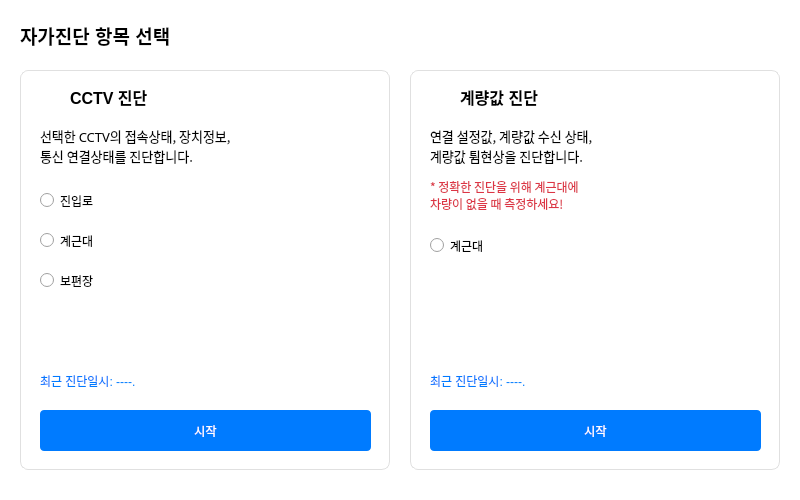
<?xml version="1.0" encoding="UTF-8"?>
<ui version="4.0">
 <class>Dialog</class>
 <widget class="QDialog" name="Dialog">
  <property name="geometry">
   <rect>
    <x>0</x>
    <y>0</y>
    <width>800</width>
    <height>500</height>
   </rect>
  </property>
  <property name="windowTitle">
   <string>Dialog</string>
  </property>
  <property name="styleSheet">
   <string notr="true">#Dialog {
	background-color: #ffffff;
}

#QWidget{
	background: white;
	border-radius: 8px;
	box-shadow: 0 1px 3px rgba(0,0,0,0.1);
    border: 1px solid #e0e0e0;
}

#widget{
	background: white;
	border-radius: 8px;
    border: 1px solid #e0e0e0;
}

#widget_2{
	background: white;
	border-radius: 8px;
    border: 1px solid #e0e0e0;
}

#cctv_date, #weight_date {
	color: #007bff;
}

#weight_warning {
	color: #dc3545
}

#cctv_measure_btn, #weight_measure_btn {
	background: #007bff;
    color: white;
    border: none;
    border-radius: 4px;
}</string>
  </property>
  <widget class="QLabel" name="title">
   <property name="geometry">
    <rect>
     <x>20</x>
     <y>20</y>
     <width>301</width>
     <height>31</height>
    </rect>
   </property>
   <property name="font">
    <font>
     <family>Arial</family>
     <pointsize>14</pointsize>
     <weight>75</weight>
     <bold>true</bold>
    </font>
   </property>
   <property name="text">
    <string>자가진단 항목 선택</string>
   </property>
  </widget>
  <widget class="QWidget" name="widget" native="true">
   <property name="geometry">
    <rect>
     <x>20</x>
     <y>70</y>
     <width>370</width>
     <height>400</height>
    </rect>
   </property>
   <property name="styleSheet">
    <string notr="true">#widget{
	background: white;
	border-radius: 8px;
    border: 1px solid #e0e0e0;
}</string>
   </property>
   <widget class="QLabel" name="label_2">
    <property name="geometry">
     <rect>
      <x>20</x>
      <y>15</y>
      <width>24</width>
      <height>24</height>
     </rect>
    </property>
    <property name="text">
     <string/>
    </property>
    <property name="pixmap">
     <pixmap>../img/Cam.png</pixmap>
    </property>
   </widget>
   <widget class="QLabel" name="cctv_measure">
    <property name="geometry">
     <rect>
      <x>50</x>
      <y>14</y>
      <width>191</width>
      <height>25</height>
     </rect>
    </property>
    <property name="font">
     <font>
      <family>Arial</family>
      <pointsize>12</pointsize>
      <weight>75</weight>
      <bold>true</bold>
     </font>
    </property>
    <property name="text">
     <string>CCTV 진단</string>
    </property>
   </widget>
   <widget class="QLabel" name="cctv_desc">
    <property name="geometry">
     <rect>
      <x>20</x>
      <y>50</y>
      <width>311</width>
      <height>51</height>
     </rect>
    </property>
    <property name="font">
     <font>
      <family>Agency FB</family>
      <pointsize>10</pointsize>
     </font>
    </property>
    <property name="text">
     <string>선택한 CCTV의 접속상태, 장치정보, 
통신 연결상태를 진단합니다.</string>
    </property>
   </widget>
   <widget class="QLabel" name="cctv_date">
    <property name="geometry">
     <rect>
      <x>20</x>
      <y>300</y>
      <width>241</width>
      <height>21</height>
     </rect>
    </property>
    <property name="styleSheet">
     <string notr="true">#label_5 {
	color: #007bff;
}</string>
    </property>
    <property name="text">
     <string>최근 진단일시: ----.</string>
    </property>
   </widget>
   <widget class="QPushButton" name="cctv_measure_btn">
    <property name="geometry">
     <rect>
      <x>20</x>
      <y>340</y>
      <width>331</width>
      <height>41</height>
     </rect>
    </property>
    <property name="styleSheet">
     <string notr="true">#pushButton {
	background: #007bff;
    color: white;
    border: none;
    border-radius: 4px;
}</string>
    </property>
    <property name="text">
     <string>시작</string>
    </property>
   </widget>
   <widget class="QRadioButton" name="cctv_radio1">
    <property name="geometry">
     <rect>
      <x>20</x>
      <y>120</y>
      <width>101</width>
      <height>21</height>
     </rect>
    </property>
    <property name="text">
     <string>진입로</string>
    </property>
   </widget>
   <widget class="QRadioButton" name="cctv_radio2">
    <property name="geometry">
     <rect>
      <x>20</x>
      <y>160</y>
      <width>89</width>
      <height>21</height>
     </rect>
    </property>
    <property name="text">
     <string>계근대</string>
    </property>
   </widget>
   <widget class="QRadioButton" name="cctv_radio3">
    <property name="geometry">
     <rect>
      <x>20</x>
      <y>200</y>
      <width>89</width>
      <height>21</height>
     </rect>
    </property>
    <property name="text">
     <string>보편장</string>
    </property>
   </widget>
  </widget>
  <widget class="QWidget" name="widget_2" native="true">
   <property name="geometry">
    <rect>
     <x>410</x>
     <y>70</y>
     <width>370</width>
     <height>400</height>
    </rect>
   </property>
   <property name="styleSheet">
    <string notr="true">#widget_2{
	background: white;
	border-radius: 8px;
    border: 1px solid #e0e0e0;
}</string>
   </property>
   <widget class="QLabel" name="label_6">
    <property name="geometry">
     <rect>
      <x>20</x>
      <y>15</y>
      <width>24</width>
      <height>24</height>
     </rect>
    </property>
    <property name="text">
     <string/>
    </property>
    <property name="pixmap">
     <pixmap>../img/Weight.png</pixmap>
    </property>
   </widget>
   <widget class="QLabel" name="weight_measure">
    <property name="geometry">
     <rect>
      <x>50</x>
      <y>14</y>
      <width>191</width>
      <height>25</height>
     </rect>
    </property>
    <property name="font">
     <font>
      <family>Arial</family>
      <pointsize>12</pointsize>
      <weight>75</weight>
      <bold>true</bold>
     </font>
    </property>
    <property name="text">
     <string>계량값 진단</string>
    </property>
   </widget>
   <widget class="QLabel" name="weight_desc">
    <property name="geometry">
     <rect>
      <x>20</x>
      <y>50</y>
      <width>321</width>
      <height>51</height>
     </rect>
    </property>
    <property name="font">
     <font>
      <family>Agency FB</family>
      <pointsize>10</pointsize>
     </font>
    </property>
    <property name="text">
     <string>연결 설정값, 계량값 수신 상태,
계량값 튐현상을 진단합니다.</string>
    </property>
   </widget>
   <widget class="QLabel" name="weight_date">
    <property name="geometry">
     <rect>
      <x>20</x>
      <y>300</y>
      <width>241</width>
      <height>21</height>
     </rect>
    </property>
    <property name="styleSheet">
     <string notr="true">#label_9 {
	color: #007bff;
}</string>
    </property>
    <property name="text">
     <string>최근 진단일시: ----.</string>
    </property>
   </widget>
   <widget class="QPushButton" name="weight_measure_btn">
    <property name="geometry">
     <rect>
      <x>20</x>
      <y>340</y>
      <width>331</width>
      <height>41</height>
     </rect>
    </property>
    <property name="styleSheet">
     <string notr="true">#pushButton_2 {
	background: #007bff;
    color: white;
    border: none;
    border-radius: 4px;
}</string>
    </property>
    <property name="text">
     <string>시작</string>
    </property>
   </widget>
   <widget class="QLabel" name="weight_warning">
    <property name="geometry">
     <rect>
      <x>20</x>
      <y>100</y>
      <width>331</width>
      <height>51</height>
     </rect>
    </property>
    <property name="font">
     <font>
      <family>Agency FB</family>
      <pointsize>9</pointsize>
     </font>
    </property>
    <property name="styleSheet">
     <string notr="true">#label_10 {
	color: #dc3545
}</string>
    </property>
    <property name="text">
     <string>* 정확한 진단을 위해 계근대에
차량이 없을 때 측정하세요!</string>
    </property>
   </widget>
   <widget class="QRadioButton" name="weight_radio">
    <property name="geometry">
     <rect>
      <x>20</x>
      <y>160</y>
      <width>121</width>
      <height>31</height>
     </rect>
    </property>
    <property name="text">
     <string>계근대</string>
    </property>
   </widget>
  </widget>
 </widget>
 <resources/>
 <connections/>
</ui>
